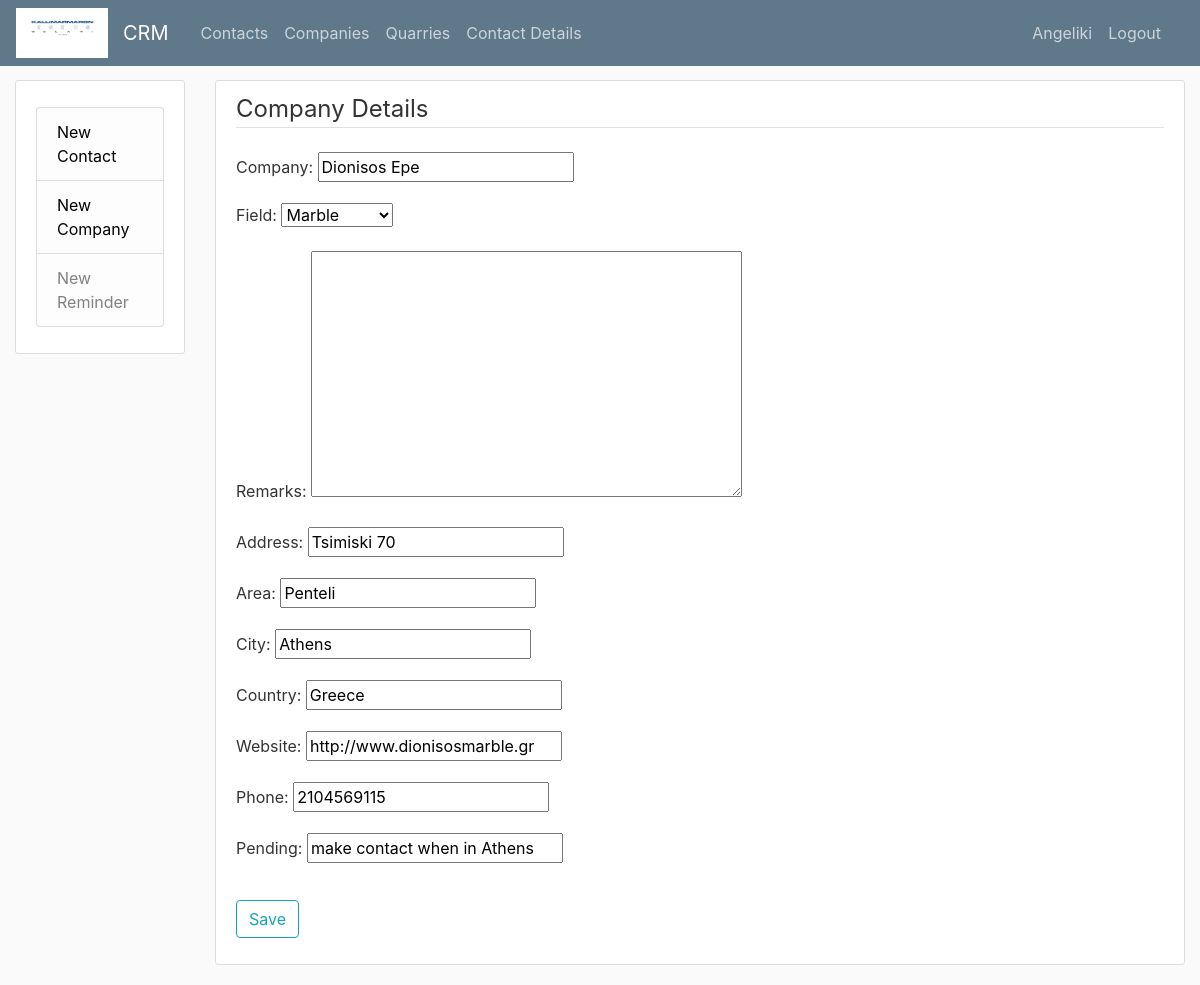
The page /company/3/update/ (signed in) on the database its author committed.
### crm/models.py (models this page shows, shortened)
class Company(models.Model):
     ARCHITECT = 'AR'
     COMMERCE = 'CM'
     CONSTRUCTOR = 'CN'
     DESIGNER = 'DE'
     LANDSCAPE = 'LS'
     MARBLE = 'MA'
     FIELD = [
        (ARCHITECT, 'Architect'),
        (COMMERCE, 'Commerce'),
        (CONSTRUCTOR, 'Constructor'),
        (DESIGNER, 'Designer'),
        (LANDSCAPE, 'Landscape'),
        (MARBLE, 'Marble'),
     ]
     company = models.CharField(max_length=50)
     field = models.CharField(max_length=2, choices=FIELD, default=MARBLE,)
     remarks = models.TextField(blank=True)
     address = models.CharField(max_length=50, blank=True)
     area =  models.CharField(max_length=50, blank=True)
     city =  models.CharField(max_length=20, blank=True)
     country = models.CharField(max_length=20)
     website = models.URLField(blank=True)
     phone = models.IntegerField(blank=True)
     pending = models.CharField(max_length=100, blank=True)

### crm/views.py (the view)
# urls.py: path('company/<int:pk>/update/', CompanyUpdateView.as_view(), name='company-update'),
class CompanyUpdateView(LoginRequiredMixin, UpdateView):
    model = Company
    fields = ['company', 'field', 'remarks', 'address','area','city','country', 'website', 'phone', 'pending']

### crm/templates/crm/company_form.html (shortened to what this page needs)
{% extends "crm/base.html"%}
{% block content %}
    <div class="content-section">
        <form method="POST">
            <fieldset class="form-group">
                <legend class="border-bottom mb-4">Company Details</legend>
                {{ form.as_p }}
            </fieldset>
            <div class="form-group">
                <button class="btn btn-outline-info" type="submit">Save</button>
            </div>
        </form>
    </div>
{% endblock content %}

### crm/templates/crm/base.html (shortened to what this page needs)
{% load static %}
<!DOCTYPE html>
<html lang="en">
<head>
    <link href="https://maxcdn.bootstrapcdn.com/bootstrap/4.0.0/css/bootstrap.min.css" rel="stylesheet">
    <link href="{% static 'crm/main.css' %}" rel="stylesheet" type="text/css">
</head>
<body>
    <header class="site-header">
        <nav class="navbar navbar-expand-md navbar-dark bg-steel fixed-top">
          <img alt="kallimarmaro_Logo" height="50" src="{% static 'crm/logo.jpg' %}" width="100">
            <div class="container">
                <a class="navbar-brand mr-4" href="{% url 'crm-contact' %}">CRM</a>
                <div class="collapse navbar-collapse" id="navbarToggle">
                    <div class="navbar-nav mr-auto">
                        <a class="nav-item nav-link" href="{% url 'crm-contact' %}">Contacts</a>
                        <a class="nav-item nav-link" href="{% url 'crm-company' %}">Companies</a>
                        <a class="nav-item nav-link" href="{% url 'crm-quarry' %}">Quarries</a>
                        <a class="nav-item nav-link" href="{% url 'crm-person' %}">Contact Details</a>
                    </div>
                    <div class="navbar-nav">
                        {% if user.is_authenticated %}
                        <div class="nav-item nav-link"> {{ user.username.capitalize }}  </div>
                         <a class="nav-item nav-link" href="{% url 'logout' %}">Logout</a>
                        {% else %}
                        <a class="nav-item nav-link" href="{% url 'login' %}">Login</a>
                        {% endif %}
                    </div>
                </div>
            </div>
        </nav>
    </header>
    <main class="container" id="content" role="main">
        <div class="row">
            <div class="col-md-2">
                <div class="content-section">
                    <p>
                        <ul class="list-group">
                            <li class="list-group-item list-group-item-light"><a class="link-black" href="{% url 'contact-create' %}">New Contact</a></li>
                            <li class="list-group-item list-group-item-light"><a class="link-black" href="{% url 'company-create' %}">New Company</a></li>
                            <li class="list-group-item list-group-item-light">New Reminder</li>
                        </ul>
                    </p>
                </div>
            </div>
            <div class="col-md-10">
              {% block content %}{% endblock %}
            </div>
      </div>
    </main>
</body>
</html>

### crm/static/crm/main.css (style rules this page uses)
body { background: #fafafa; color: #333333; margin-top: 5rem; }
ul { margin: 0; }
.bg-steel { background-color: #5f788a; }
.site-header .navbar-nav .nav-link { color: #cbd5db; }
.content-section { background: #ffffff; padding: 10px 20px; border: 1px solid #dddddd; border-radius: 3px; margin-bottom: 20px; }
.link-black { color: black; }
#content { max-width:100%; }

### rows shown on the page
Company: company "Dionisos Epe", field "Marble", address "Tsimiski 70", area "Penteli", city "Athens", country "Greece", website "http://www.dionisosmarble.gr", phone "2104569115", pending "make contact when in Athens"

### other values the page prints
{{ user.username.capitalize }} "Angeliki"
